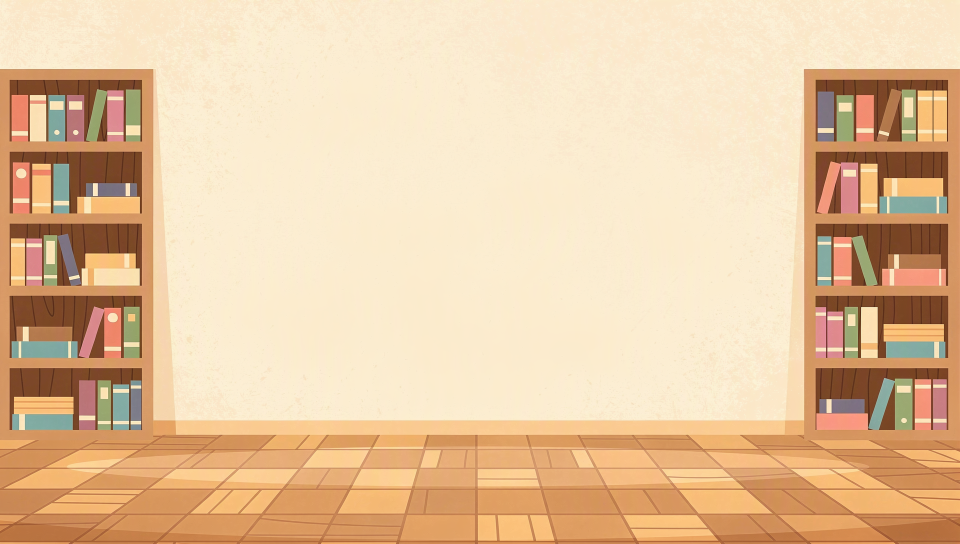
#> input picture docs/research/skills-eval/pack-src/character/study-raw.png, 1920 x 1088 px (shown at 1/2 size)
$ python make_props.py
#> lines starting #> are read from the running program, lines starting #| are printed output that depends on the picture; after the words box and inside, x2 and y2 are one past the last pixel; in counts of white or black regions, pixels touching at a corner belong together
"""Prepare the owl's set and prop from their FLUX drawings.

Run from `assets/`:
`uv run --python 3.12 --with numpy --with scipy --with pillow python ../pack-src/character/make_props.py`.

Reads `study-raw.png` (1920×1088) and `laptop-raw.png` (1024×1024, on white) beside this
script, both drawn by `flux.py`. Writes `character/study.png`, cropped to 1920×1080, and
`character/laptop.png`, with the white keyed out and cropped to the laptop. It prints the
laptop's screen rectangle, which the pack's README records.
"""

from pathlib import Path

import numpy as np
from PIL import Image
from scipy import ndimage as ndi

SRC = Path(__file__).parent
OUT = Path("character")
OUT.mkdir(exist_ok=True)

Image.open(SRC / "study-raw.png").convert("RGB").crop((0, 4, 1920, 1084)).save(OUT / "study.png", optimize=True)
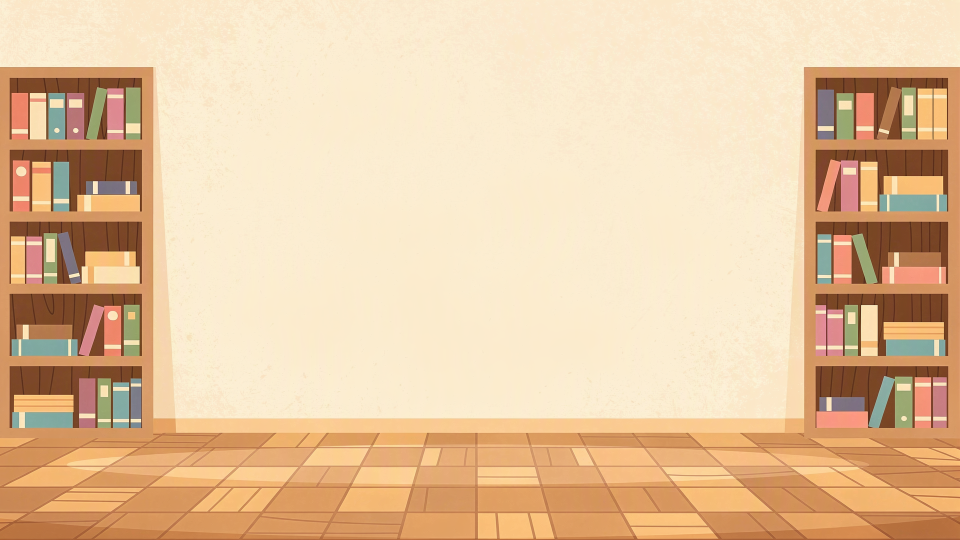
#> saved as study.png: PIL image 1920x1080 RGB (shown at 1/2 size); mean R, G, B 229.5, 197.1, 160.4

im = np.asarray(Image.open(SRC / "laptop-raw.png").convert("RGB")).astype(np.int16)
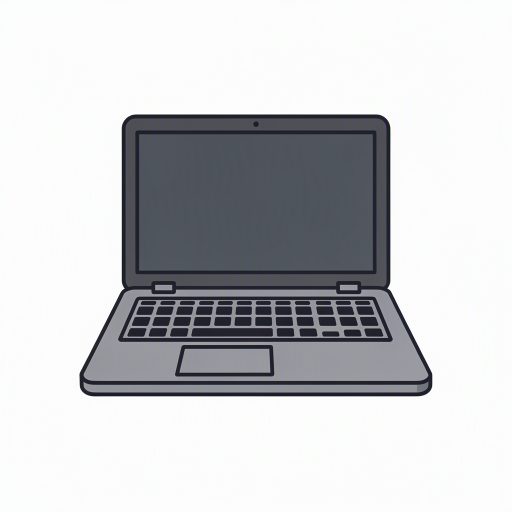
#> input picture docs/research/skills-eval/pack-src/character/laptop-raw.png, 1024 x 1024 px (shown at 1/2 size)
white = im.min(2) > 225
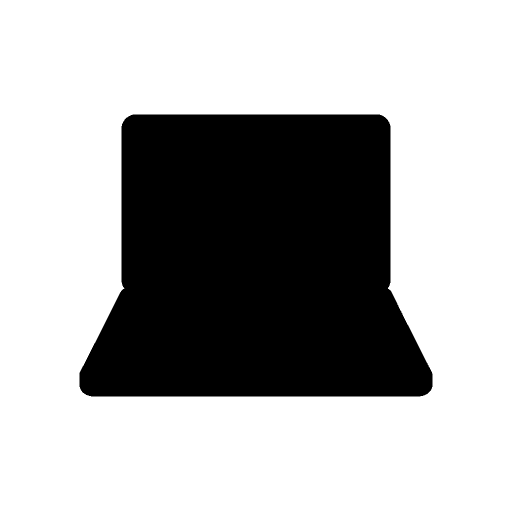
#> white: shape (1024, 1024) bool (shown at 1/2 size); 69.1% white; 1 black region, box (x1, y1, x2, y2) and area: (159, 229, 865, 793) 324425
lab, _ = ndi.label(white)
border = set(np.unique(np.r_[lab[0], lab[-1], lab[:, 0], lab[:, -1]])) - {0}
#> border = 1 item
fg = ~ndi.binary_dilation(np.isin(lab, list(border)), iterations=1)
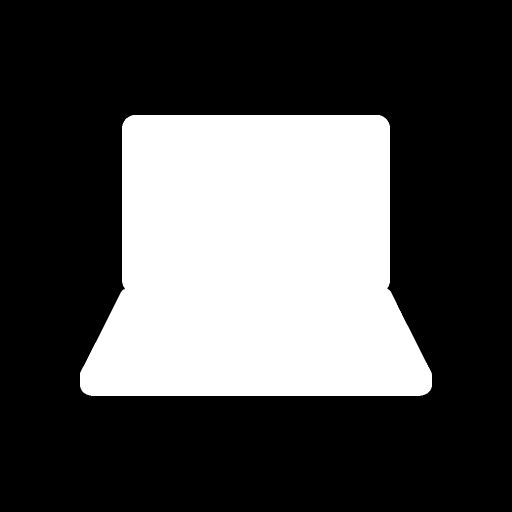
#> fg: shape (1024, 1024) bool (shown at 1/2 size); 30.7% white; 1 white region, box (x1, y1, x2, y2) and area: (160, 230, 864, 792) 322114
fg = ndi.binary_opening(fg, iterations=2)  # drop specks
#> fg: shape (1024, 1024) bool; 30.7% white; 1 white region, box (x1, y1, x2, y2) and area: (160, 230, 864, 792) 322112
alpha = ndi.gaussian_filter(fg.astype(float), 0.8) * 255
ys, xs = np.nonzero(fg)
y0, y1, x0, x1 = ys.min() - 2, ys.max() + 3, xs.min() - 2, xs.max() + 3
#> y0 = 228; y1 = 794; x0 = 158; x1 = 866
Image.fromarray(np.dstack([im, alpha]).clip(0, 255).astype(np.uint8)[y0:y1, x0:x1]).save(OUT / "laptop.png", optimize=True)
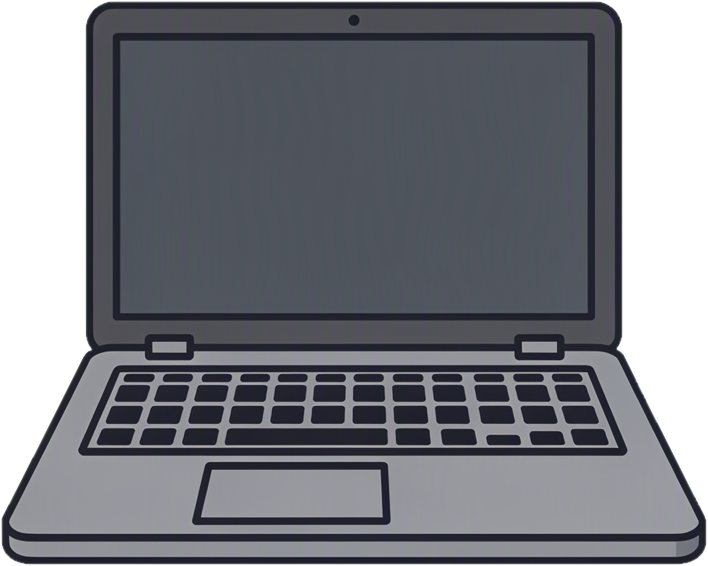
#> saved as laptop.png: PIL image 708x566 RGBA; mean R, G, B, A 119.1, 121.3, 127.9, 205; transparent parts drawn white

# The screen: the biggest flat dark-grey region, in the cropped PNG's pixels.
screen_px = (np.abs(im - im[380, 512]).sum(2) < 24) & fg
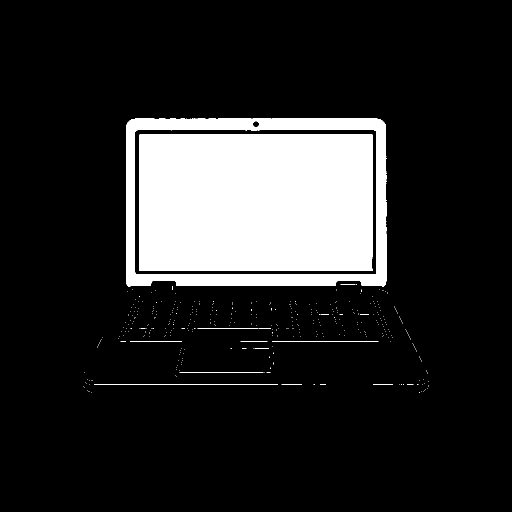
#> screen_px: shape (1024, 1024) bool (shown at 1/2 size); 15.4% white; 410 white regions (397 under 20 px), largest, box (x1, y1, x2, y2) and area: (278, 269, 746, 541) 126733, (252, 237, 773, 573) 33294, (188, 769, 556, 770) 368
slab, n = ndi.label(screen_px)
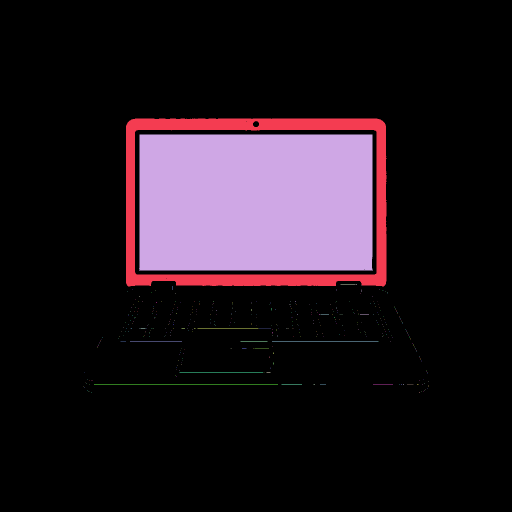
#> slab: shape (1024, 1024) int32 (shown at 1/2 size); 424 distinct labels, from 0 to 423; one colour per label, 0 black
#> n = 423
biggest = 1 + int(np.argmax(ndi.sum(screen_px, slab, range(1, n + 1))))
#> biggest = 2
sy, sx = np.nonzero(slab == biggest)
print(f"laptop.png {x1 - x0}x{y1 - y0}; screen x {sx.min() - x0}..{sx.max() - x0}, y {sy.min() - y0}..{sy.max() - y0}")
#| laptop.png 708x566; screen x 120..587, y 41..312
